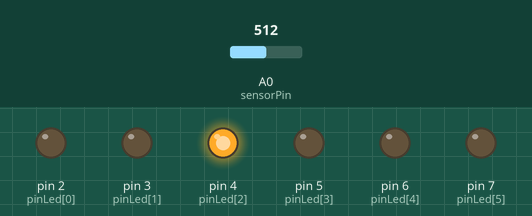
This sketch was run on a simulated Arduino Uno, built with avr-gcc and run on an emulated ATmega328P. On the bench: output pins drawn as LEDs (lit = HIGH). Dashed ring = blinking. The test bench sets the inputs (shaded band); at power-on: A0 (sensorPin) = 512.

Above: at 1.3 s.
1.4 s: A0 (sensorPin) set to 478
At 1.77 s:
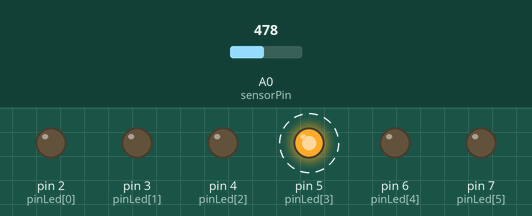
4.5 s: A0 (sensorPin) set to 461
7.6 s: A0 (sensorPin) set to 452
10.7 s: A0 (sensorPin) set to 511
At 11.1 s:
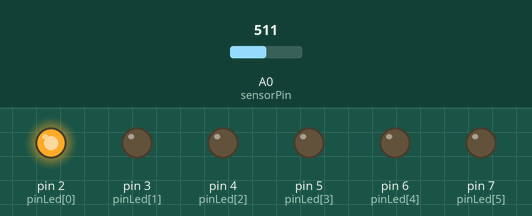
13.8 s: A0 (sensorPin) set to 716
At 14.6 s:
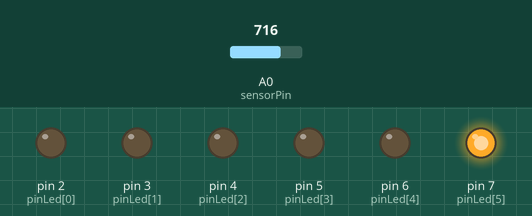
Timing chart, 0 to 16.3 s (numbered marks = the images above; inputs shaded):
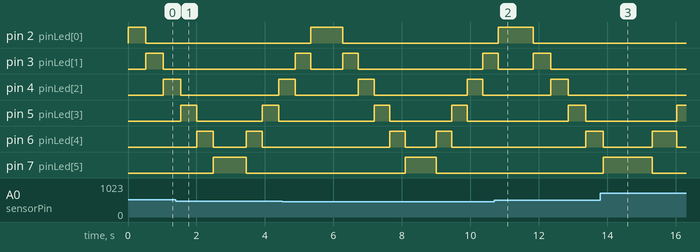

Measured:
- the behaviour switches between 494 and 493 on A0 (sensorPin) (found by bisection; images 0 and 1)
- after the input at 10.7 s, pin 7 (pinLed[5]): stays LOW (without the input it goes to HIGH after 2.8 s)
- after the input at 13.8 s, pin 4 (pinLed[2]): stays LOW (without the input it goes to HIGH after 2.1 s)

The sketch:

running_led.ino
```cpp
const int numLed = 6;
int pinLed[6] = {2, 3, 4, 5, 6, 7};
int sensorPin = A0;
int delayTime = 1000;

void setup()
{
  for (int i = 0; i < numLed; i++)
  {
    pinMode(pinLed[i], OUTPUT);
  }
}

void loop()
{
  for (int i = 0; i < 6; i++)
  {
    delayTime = analogRead(sensorPin);
    digitalWrite(pinLed[i], HIGH);
    delay(delayTime);
    digitalWrite(pinLed[i], LOW);
  }
  for (int i = 5; i >= 0; i--)
  {
    delayTime = analogRead(sensorPin);
    digitalWrite(pinLed[i], HIGH);
    delay(delayTime);
    digitalWrite(pinLed[i], LOW);
  }
}
```
